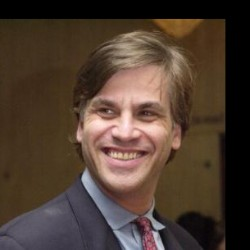
#> input picture gambar/image10.jpg, 250 x 250 px; its folder holds only this picture in this run
$ python citra.py   (older library calls are emulated)
#> lines starting #> are read from the running program, lines starting #| are printed output that depends on the picture; after the words box and inside, x2 and y2 are one past the last pixel; in counts of white or black regions, pixels touching at a corner belong together
import cv2
import os
import numpy as np

# loop semua gambar
for filename in os.listdir("gambar"):
    if filename.endswith(".jpg"):
        img_path = os.path.join("gambar", filename)

        # Read Gambar
        img = cv2.imread(img_path)
#> img is the input picture: shape (250, 250, 3); mean B, G, R 49.5, 61.3, 78.4

        # Thresholding
        img_gray = cv2.cvtColor(img, cv2.COLOR_BGR2GRAY)
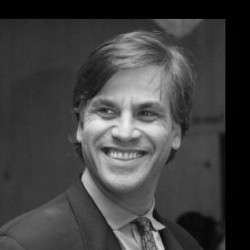
#> img_gray: shape (250, 250); min 0, max 239, mean 65.1
        ret, thresh_img = cv2.threshold(img_gray, 127, 255, cv2.THRESH_BINARY)
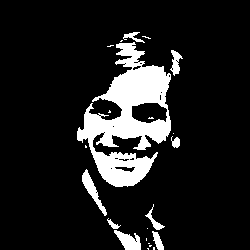
#> thresh_img: shape (250, 250); 12.2% white; 22 white regions (13 under 20 px), largest, box (x1, y1, x2, y2) and area: (77, 42, 171, 187) 6271, (82, 169, 107, 216) 324, (114, 230, 141, 250) 315

        # Grayscale
        img_gray = cv2.cvtColor(img, cv2.COLOR_BGR2GRAY)

        # Brightening
        bright_img = cv2.convertScaleAbs(img, beta=100)
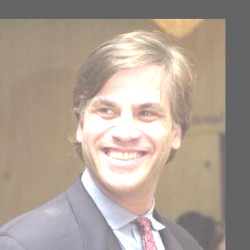
#> bright_img: shape (250, 250, 3); mean B, G, R 148.6, 160, 173.9

        # operasi aritmatik
        img1 = cv2.imread('gambar/image1.jpg')
        img2 = cv2.imread('gambar/image2.jpg')
        add = cv2.add(img1, img2)
        subtract = cv2.subtract(img1, img2)
        multiply = cv2.multiply(img1, img2)
        divide = cv2.divide(img1, img2)

        # operasi boolean
        for i in range(1, 2):
            img1 = cv2.imread('gambar/image' + str(i) + '.jpg')
            img2 = cv2.imread('gambar/image' + str(i+1) + '.jpg')
            and_op = cv2.bitwise_and(img1, img2)
            or_op = cv2.bitwise_or(img1, img2)
            xor_op = cv2.bitwise_xor(img1, img2)
            not_op = cv2.bitwise_not(img1)

        # Geometri
        rows, cols = img.shape[:2]
#> rows = 250; cols = 250
        M = cv2.getRotationMatrix2D((cols/2, rows/2), 90, 1)
        rot_img = cv2.warpAffine(img, M, (cols, rows))
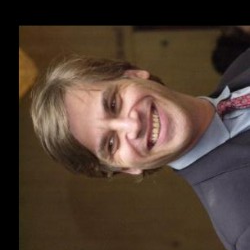
#> rot_img: shape (250, 250, 3); mean B, G, R 49.3, 61.1, 78.2
        # Sobel Edge Detection
        sobelx = cv2.Sobel(img, cv2.CV_64F, 1, 0, ksize=5)
        sobely = cv2.Sobel(img, cv2.CV_64F, 0, 1, ksize=5)
        sobel = cv2.addWeighted(sobelx, 0.5, sobely, 0.5, 0)
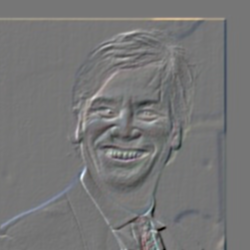
#> sobel: shape (250, 250, 3) float64; mean B, G, R 10.2, 3.8, 1.7; drawn with min black and max white
        # Canny Edge Detection
        canny = cv2.Canny(img, 100, 200)
#> canny: shape (250, 250); 5.4% white in thin lines or dots, all inside (x1, y1, x2, y2) = (0, 18, 226, 250)
        # Gaussian Blur
        blur = cv2.GaussianBlur(img, (5, 5), 0)
        gaussian = cv2.Canny(blur, 100, 200)
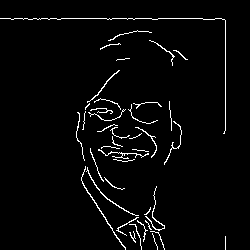
#> gaussian: shape (250, 250); 3% white in thin lines or dots, all inside (x1, y1, x2, y2) = (0, 18, 226, 250)

        # output gambar
        cv2.imshow('Original', img)
        cv2.imshow('Thresholding', thresh_img)
        cv2.imshow('Grayscale', img_gray)
        cv2.imshow('Brightening', bright_img)
        # Operasi Aritmatik
        cv2.imshow('Addition', add)
        cv2.imshow('Subtraction', subtract)
        cv2.imshow('Multiplication', multiply)
        cv2.imshow('Division', divide)
        # Operasi Boolean
        cv2.imshow('AND', and_op)
        cv2.imshow('OR', or_op)
        cv2.imshow('XOR', xor_op)
        cv2.imshow('NOT', not_op)
        # Operasi Geometri
        cv2.imshow('Geometri', rot_img)

        # Edge Detection
        cv2.imshow('Gausian Blur Edge Detection',+ gaussian)
        cv2.imshow('Sobel Edge Detection',+ sobel)
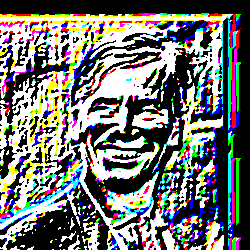
#> window 'Sobel Edge Detection': shape (250, 250, 3); mean B, G, R 114.2, 116, 114.9
        cv2.imshow('Canny Edge Detection',+ canny)
        cv2.waitKey(0)
        cv2.destroyAllWindows()

$ run again, on gambar/image6.jpg
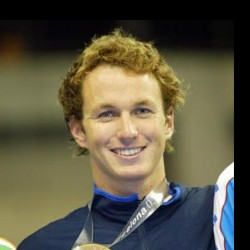
#> input picture gambar/image6.jpg, 250 x 250 px
#> img is the input picture: shape (250, 250, 3); mean B, G, R 67, 86.6, 91.4
#> `ret, thresh_img = cv2.threshold(img_gray, 127, 255, cv2.THRESH_BINARY)`:
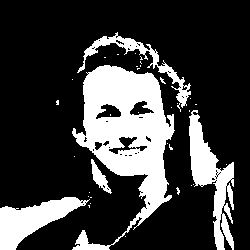
#> thresh_img: shape (250, 250); 23.9% white; 36 white regions (31 under 20 px), largest, box (x1, y1, x2, y2) and area: (72, 65, 175, 250) 8702, (189, 110, 234, 250) 2544, (0, 197, 90, 250) 2151, (77, 32, 191, 112) 1173, (91, 159, 112, 194) 267
#> canny: shape (250, 250); 6.9% white in thin lines or dots, all inside (x1, y1, x2, y2) = (0, 26, 235, 250)
#> gaussian: shape (250, 250); 4.3% white in thin lines or dots, all inside (x1, y1, x2, y2) = (0, 28, 235, 250)
#> `cv2.imshow('Sobel Edge Detection',+ sobel)`:
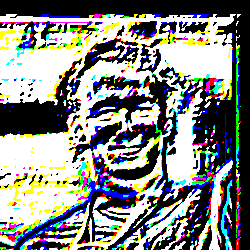
#> window 'Sobel Edge Detection': shape (250, 250, 3); mean B, G, R 132.6, 135, 132.8

$ run again, on gambar/image7.jpg
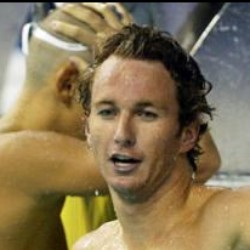
#> input picture gambar/image7.jpg, 250 x 250 px
#> img is the input picture: shape (250, 250, 3); mean B, G, R 84.3, 117, 134
#> `ret, thresh_img = cv2.threshold(img_gray, 127, 255, cv2.THRESH_BINARY)`:
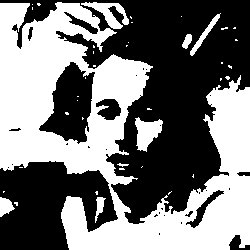
#> thresh_img: shape (250, 250); 46.8% white; 40 white regions (32 under 20 px), largest, box (x1, y1, x2, y2) and area: (0, 2, 250, 250) 27316, (135, 117, 163, 152) 577, (81, 2, 129, 29) 509
#> canny: shape (250, 250); 7.3% white in thin lines or dots
#> gaussian: shape (250, 250); 4.8% white in thin lines or dots
#> `cv2.imshow('Sobel Edge Detection',+ sobel)`:
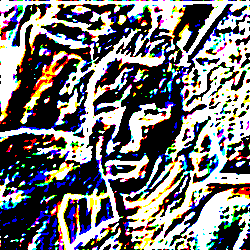
#> window 'Sobel Edge Detection': shape (250, 250, 3); mean B, G, R 118.3, 117.3, 119

$ run again, on gambar/image8.jpg
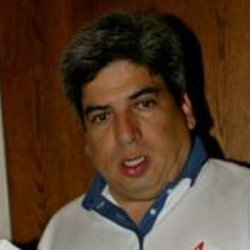
#> input picture gambar/image8.jpg, 250 x 250 px
#> img is the input picture: shape (250, 250, 3); mean B, G, R 42, 60.7, 84.8
#> thresh_img: shape (250, 250); 17.8% white; 12 white regions (6 under 20 px), largest, box (x1, y1, x2, y2) and area: (143, 160, 250, 250) 7045, (38, 196, 139, 250) 3136, (0, 118, 10, 238) 641, (0, 238, 20, 250) 147, (102, 186, 118, 205) 92, (130, 160, 140, 165) 20
#> canny: shape (250, 250); 3.1% white in thin lines or dots
#> gaussian: shape (250, 250); 2.4% white in thin lines or dots
#> `cv2.imshow('Sobel Edge Detection',+ sobel)`:
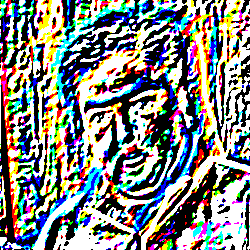
#> window 'Sobel Edge Detection': shape (250, 250, 3); mean B, G, R 132.8, 135.6, 132.3
